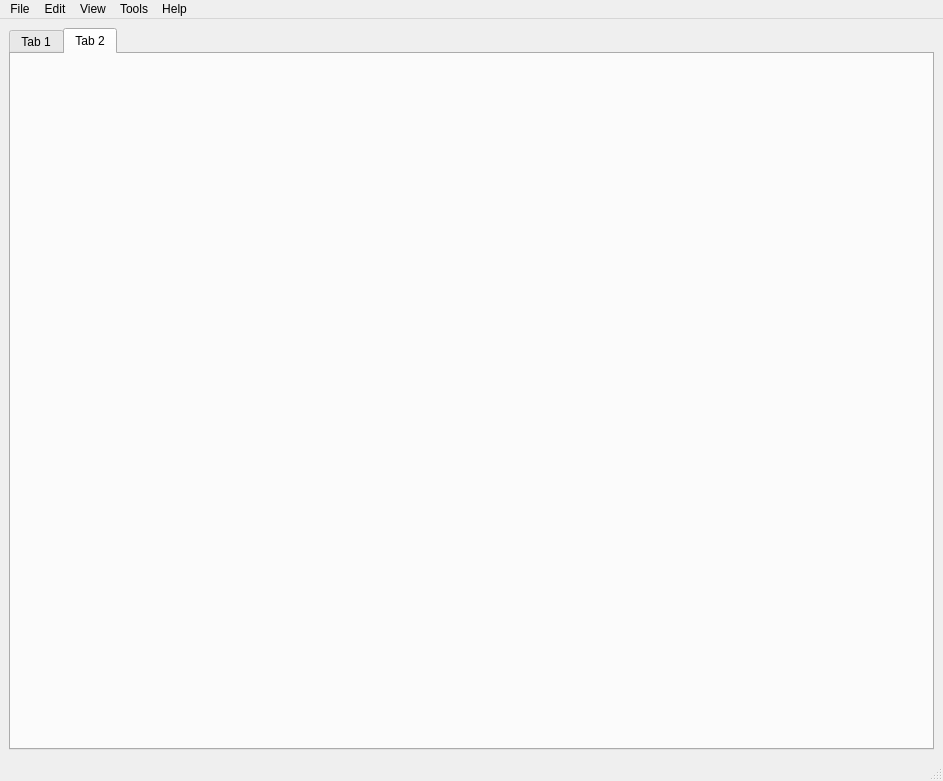
<?xml version="1.0" encoding="UTF-8"?>
<ui version="4.0">
 <class>MainWindow</class>
 <widget class="QMainWindow" name="MainWindow">
  <property name="geometry">
   <rect>
    <x>0</x>
    <y>0</y>
    <width>943</width>
    <height>781</height>
   </rect>
  </property>
  <property name="windowTitle">
   <string>MainWindow</string>
  </property>
  <widget class="QWidget" name="centralwidget">
   <layout class="QGridLayout" name="gridLayout">
    <item row="0" column="0">
     <widget class="QTabWidget" name="tabWidget">
      <property name="currentIndex">
       <number>1</number>
      </property>
      <widget class="QWidget" name="tab_1">
       <attribute name="title">
        <string>Tab 1</string>
       </attribute>
       <layout class="QGridLayout" name="gridLayout_2">
        <item row="0" column="0">
         <layout class="QVBoxLayout" name="verticalLayout_2" stretch="10,1">
          <property name="sizeConstraint">
           <enum>QLayout::SetMaximumSize</enum>
          </property>
          <property name="leftMargin">
           <number>5</number>
          </property>
          <property name="topMargin">
           <number>5</number>
          </property>
          <property name="rightMargin">
           <number>5</number>
          </property>
          <property name="bottomMargin">
           <number>5</number>
          </property>
          <item>
           <layout class="QHBoxLayout" name="horizontalLayout_3" stretch="1,1">
            <property name="leftMargin">
             <number>5</number>
            </property>
            <property name="topMargin">
             <number>5</number>
            </property>
            <property name="rightMargin">
             <number>5</number>
            </property>
            <property name="bottomMargin">
             <number>5</number>
            </property>
            <item>
             <widget class="QLabel" name="LImageLabel">
              <property name="sizePolicy">
               <sizepolicy hsizetype="Ignored" vsizetype="Ignored">
                <horstretch>0</horstretch>
                <verstretch>0</verstretch>
               </sizepolicy>
              </property>
              <property name="text">
               <string>LImageLabel</string>
              </property>
             </widget>
            </item>
            <item>
             <widget class="QLabel" name="RImageLabel">
              <property name="sizePolicy">
               <sizepolicy hsizetype="Ignored" vsizetype="Ignored">
                <horstretch>0</horstretch>
                <verstretch>0</verstretch>
               </sizepolicy>
              </property>
              <property name="text">
               <string>RImageLabel</string>
              </property>
             </widget>
            </item>
           </layout>
          </item>
          <item>
           <layout class="QHBoxLayout" name="horizontalLayout_2">
            <property name="sizeConstraint">
             <enum>QLayout::SetFixedSize</enum>
            </property>
            <property name="leftMargin">
             <number>5</number>
            </property>
            <property name="topMargin">
             <number>5</number>
            </property>
            <property name="rightMargin">
             <number>5</number>
            </property>
            <property name="bottomMargin">
             <number>5</number>
            </property>
            <item>
             <widget class="QAdvSlider" name="LImageSizeSlider">
              <property name="sizePolicy">
               <sizepolicy hsizetype="Expanding" vsizetype="Fixed">
                <horstretch>4</horstretch>
                <verstretch>0</verstretch>
               </sizepolicy>
              </property>
              <property name="minimum">
               <number>1</number>
              </property>
              <property name="maximum">
               <number>100</number>
              </property>
              <property name="value">
               <number>50</number>
              </property>
              <property name="orientation">
               <enum>Qt::Horizontal</enum>
              </property>
             </widget>
            </item>
            <item>
             <widget class="QLCDNumber" name="lcdNumberL">
              <property name="sizePolicy">
               <sizepolicy hsizetype="Minimum" vsizetype="Expanding">
                <horstretch>1</horstretch>
                <verstretch>0</verstretch>
               </sizepolicy>
              </property>
              <property name="smallDecimalPoint">
               <bool>true</bool>
              </property>
              <property name="digitCount">
               <number>3</number>
              </property>
             </widget>
            </item>
            <item>
             <widget class="QAdvSlider" name="RImageSizeSlider">
              <property name="sizePolicy">
               <sizepolicy hsizetype="Expanding" vsizetype="Fixed">
                <horstretch>4</horstretch>
                <verstretch>0</verstretch>
               </sizepolicy>
              </property>
              <property name="minimum">
               <number>1</number>
              </property>
              <property name="maximum">
               <number>100</number>
              </property>
              <property name="value">
               <number>50</number>
              </property>
              <property name="orientation">
               <enum>Qt::Horizontal</enum>
              </property>
             </widget>
            </item>
            <item>
             <widget class="QLCDNumber" name="lcdNumberR">
              <property name="sizePolicy">
               <sizepolicy hsizetype="Minimum" vsizetype="Expanding">
                <horstretch>1</horstretch>
                <verstretch>0</verstretch>
               </sizepolicy>
              </property>
              <property name="smallDecimalPoint">
               <bool>true</bool>
              </property>
              <property name="digitCount">
               <number>3</number>
              </property>
             </widget>
            </item>
           </layout>
          </item>
         </layout>
        </item>
       </layout>
      </widget>
      <widget class="QWidget" name="tab_2">
       <attribute name="title">
        <string>Tab 2</string>
       </attribute>
      </widget>
     </widget>
    </item>
   </layout>
  </widget>
  <widget class="QStatusBar" name="statusbar"/>
  <widget class="QMenuBar" name="menubar">
   <property name="geometry">
    <rect>
     <x>0</x>
     <y>0</y>
     <width>943</width>
     <height>21</height>
    </rect>
   </property>
   <widget class="QMenu" name="menuThe_Title_I_Guess">
    <property name="title">
     <string>File</string>
    </property>
    <addaction name="actionSave"/>
    <addaction name="actionLoad"/>
   </widget>
   <widget class="QMenu" name="menuFile">
    <property name="title">
     <string>Edit</string>
    </property>
    <addaction name="actionEdit_Stuff_IDK"/>
   </widget>
   <widget class="QMenu" name="menuHelp">
    <property name="title">
     <string>View</string>
    </property>
    <addaction name="actionO_O"/>
   </widget>
   <widget class="QMenu" name="menuTools">
    <property name="title">
     <string>Tools</string>
    </property>
    <addaction name="actionScrewdriver"/>
    <addaction name="actionHammer"/>
   </widget>
   <widget class="QMenu" name="menuHelp_2">
    <property name="title">
     <string>Help</string>
    </property>
    <addaction name="actionManual"/>
    <addaction name="actionDocumentation"/>
    <addaction name="actionGitHub_Code"/>
    <addaction name="actionAbout"/>
    <addaction name="actionLICENSE"/>
   </widget>
   <addaction name="menuThe_Title_I_Guess"/>
   <addaction name="menuFile"/>
   <addaction name="menuHelp"/>
   <addaction name="menuTools"/>
   <addaction name="menuHelp_2"/>
  </widget>
  <action name="actionSave">
   <property name="text">
    <string>Save</string>
   </property>
  </action>
  <action name="actionLoad">
   <property name="text">
    <string>Load</string>
   </property>
  </action>
  <action name="actionEdit_Stuff_IDK">
   <property name="text">
    <string>Edit Stuff, IDK</string>
   </property>
  </action>
  <action name="actionO_O">
   <property name="text">
    <string>O_O</string>
   </property>
  </action>
  <action name="actionScrewdriver">
   <property name="text">
    <string>Screwdriver</string>
   </property>
  </action>
  <action name="actionHammer">
   <property name="text">
    <string>Hammer</string>
   </property>
  </action>
  <action name="actionManual">
   <property name="text">
    <string>Manual</string>
   </property>
  </action>
  <action name="actionDocumentation">
   <property name="text">
    <string>Documentation</string>
   </property>
  </action>
  <action name="actionGitHub_Code">
   <property name="text">
    <string>Source Code</string>
   </property>
  </action>
  <action name="actionAbout">
   <property name="text">
    <string>About</string>
   </property>
  </action>
  <action name="actionLICENSE">
   <property name="text">
    <string>LICENSE</string>
   </property>
  </action>
 </widget>
 <customwidgets>
  <customwidget>
   <class>QAdvSlider</class>
   <extends>QSlider</extends>
   <header>qadvslider.h</header>
  </customwidget>
 </customwidgets>
 <resources/>
 <connections/>
</ui>
